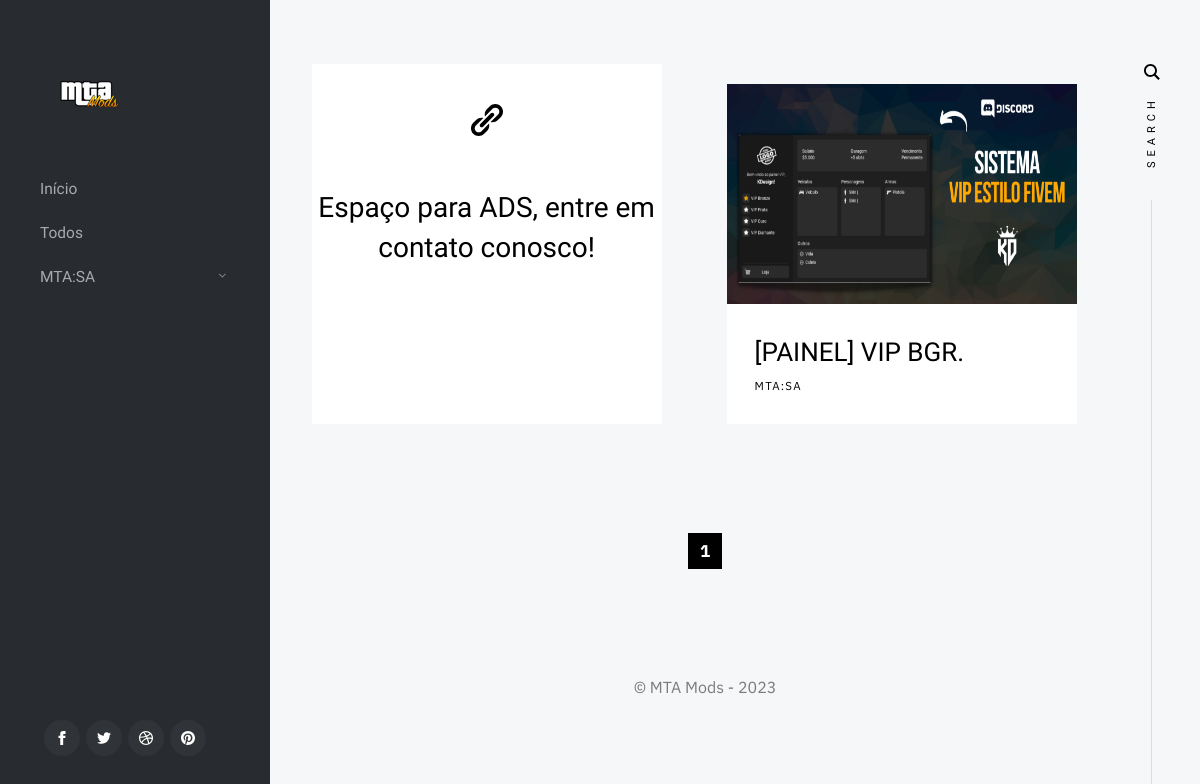
Before: /mtapainel with the older database file.
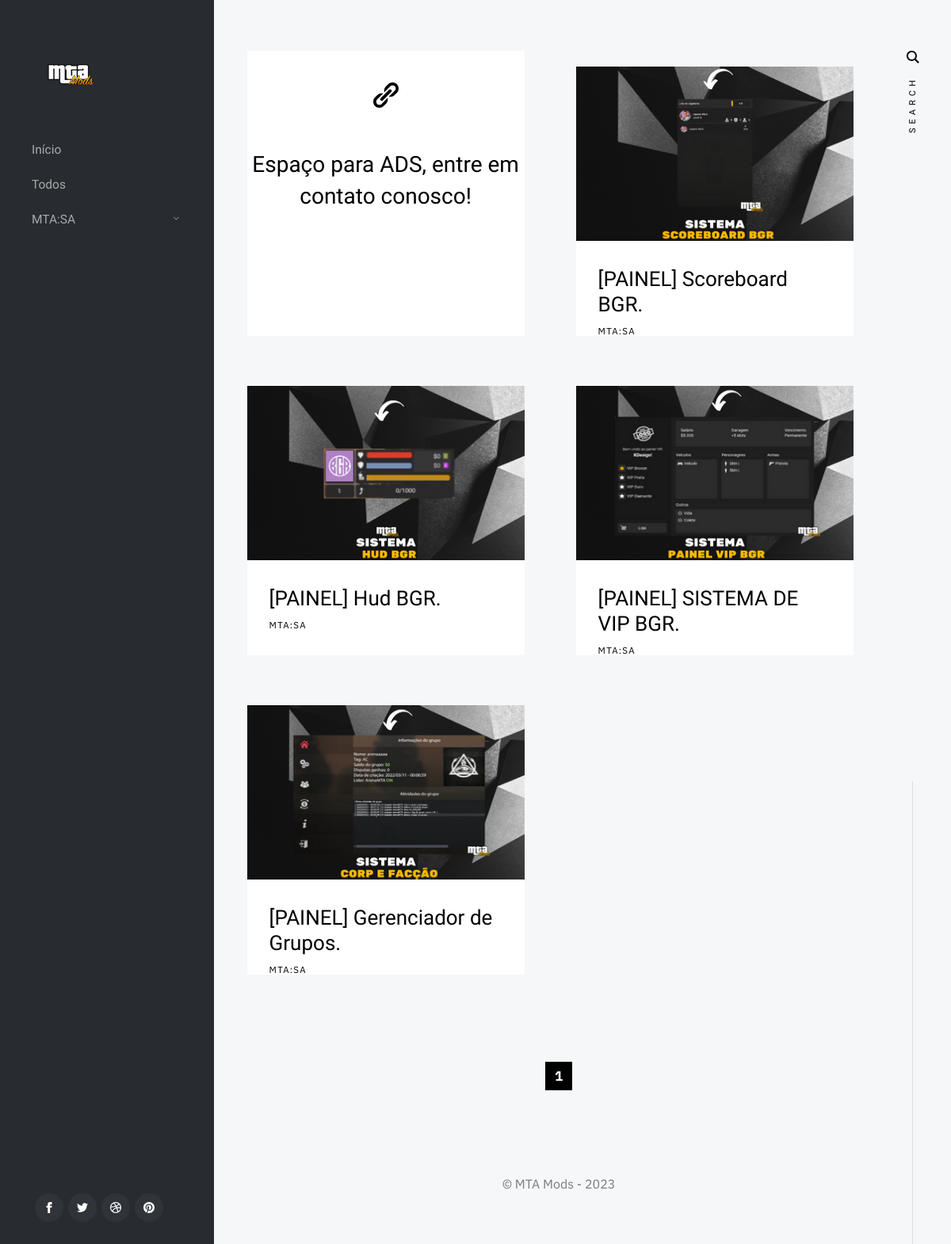
After: the same page with the newer database file.
### blog/models.py (models this page shows, shortened)
class Post(models.Model):
    post_id=models.AutoField(primary_key=True)
    title=models.CharField(max_length=200)
    content= models.TextField()
    url=models.CharField(max_length=100)
    cat=models.ForeignKey(Category,on_delete=models.CASCADE)
    image= models.ImageField(upload_to='post/')

class Category(models.Model):
    cat_id= models.AutoField(primary_key=True)
    title = models.CharField(max_length=100)
    description =models.TextField()
    url=models.CharField(max_length=100)
    image=models.ImageField(upload_to='category/')
    add_date=models.DateTimeField(auto_now_add=True,null=True)
    def __str__(self):
        return self.title

### blog/views.py (the view)
# urls.py: path('mtapainel',mtapainel.as_view()),
class mtapainel(ListView):
    paginate_by = 19
    model = Post
    template_name = 'mtasa/mtapainel.html'
    def get_queryset(self):
        return Post.objects.filter(title__icontains='[PAINEL]')

### templates/mtasa/mtapainel.html (shortened to what this page needs)
{% include "bases/base.html" %}

### templates/bases/base.html (shortened to what this page needs)
{% load static %}
<!DOCTYPE html>
<html class="no-js" lang="en">
  <head>
    <link rel="stylesheet" href="{% static 'css/base.css'%}">
    <link rel="stylesheet" href="{% static 'css/vendor.css'%}">
    <link rel="stylesheet" href="{% static 'css/main.css'%}">
</head>
    <body>
      <div id="top" class="s-wrap site-wrapper">
          <header class="s-header">
              <div class="header__top">
                  <div class="header__logo">
                      <a class="site-logo" href="index">
                          <img src="{% static 'images/logo.png'%}" alt="Homepage">
                      </a>
                  </div>
              </div>
                {% include 'bases/menubar.html' %}
                  <ul class="header__social">
                      <li class="ss-facebook">
                          <a href="#">
                          </a>
                      </li>
                      <li class="ss-twitter">
                          <a href="#0">
                          </a>
                      </li>
                      <li class="ss-dribbble">
                          <a href="#0">
                          </a>
                      </li>
                      <li class="ss-pinterest">
                          <a href="#0">
                          </a>
                      </li>
                  </ul>
          </header>
          <div class="s-content">
              <div class="masonry-wrap">
                  <div class="masonry">
                      <article class="masonry__brick entry format-link animate-this">
                        <div class="ads entry__thumb">
                            <div class="link-wrap">
                               <h2>Espaço para ADS, entre em contato conosco!</h2>
                            </div>
                        </div>
                    </article>
                      {% for p in object_list %}
                      <article class="masonry__brick entry format-standard animate-this">
                          <div class="entry__thumb">
                              <a href="/blog/{{p.url}}" class="entry__thumb-link">
                                <img src="/media/{{p.image}}" maxwidth="" maxheight=""  style="margin-top: 20px;"
                                          srcset="/media/{{p.image}} 1x, /media/{{p.image}} 2x" alt="">
                              </a>
                          </div>
                          <div class="entry__text">
                              <div class="entry__header">
                                  <h2 class="entry__title"><a href="/blog/{{p.url}}">{{p.title}}.</a></h2>
                                  <div class="entry__meta">
                                      <span class="entry__meta-cat">
                                          <a href="/todos">{{p.cat}}</a>
                                      </span>
                                  </div>
                              </div>
                          </div>
                      </article>
                      {% empty %}
                      <div class="sopa"><H3>Nada encontrado.</H3></div>
                      {% endfor %}
                  </div>
              </div>
              <div class="row">
                  <div class="column large-full">
                      <nav class="pgn">
                          <ul>
                        <li><span class="pgn__num current">{{page_obj.number}}</span></li>
                          </ul>
                      </nav>
                  </div>
              </div>
          </div>
          <footer class="s-footer">
              <div class="row">
                  <div class="column large-full footer__content">
                      <div class="footer__copyright">
                          <span>© MTA Mods - 2023</span>
                      </div>
                  </div>
              </div>
          </footer>
      </div>
</body>
</html>

Changed rows visible on the page:
removed Post: image (picture), title "[PAINEL] VIP BGR", cat "MTA:SA"
added Post: image (picture), title "[PAINEL] Scoreboard BGR", cat "MTA:SA"
added Post: image (picture), title "[PAINEL] Hud BGR", cat "MTA:SA"
added Post: image (picture), title "[PAINEL] SISTEMA DE VIP BGR", cat "MTA:SA"
added Post: image (picture), title "[PAINEL] Gerenciador de Grupos", cat "MTA:SA"
